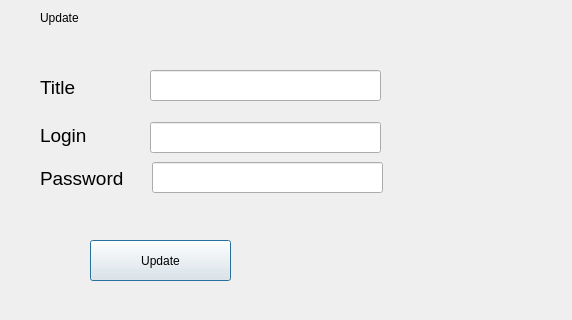
<?xml version="1.0" encoding="UTF-8"?>
<ui version="4.0">
 <class>Dialog</class>
 <widget class="QDialog" name="Dialog">
  <property name="geometry">
   <rect>
    <x>0</x>
    <y>0</y>
    <width>572</width>
    <height>320</height>
   </rect>
  </property>
  <property name="windowTitle">
   <string>Update Enrtry</string>
  </property>
  <widget class="QLabel" name="label">
   <property name="geometry">
    <rect>
     <x>40</x>
     <y>10</y>
     <width>57</width>
     <height>15</height>
    </rect>
   </property>
   <property name="text">
    <string>Update</string>
   </property>
  </widget>
  <widget class="QLabel" name="label_2">
   <property name="geometry">
    <rect>
     <x>40</x>
     <y>170</y>
     <width>91</width>
     <height>16</height>
    </rect>
   </property>
   <property name="font">
    <font>
     <pointsize>14</pointsize>
    </font>
   </property>
   <property name="text">
    <string>Password</string>
   </property>
  </widget>
  <widget class="QLabel" name="label_3">
   <property name="geometry">
    <rect>
     <x>40</x>
     <y>80</y>
     <width>57</width>
     <height>15</height>
    </rect>
   </property>
   <property name="font">
    <font>
     <pointsize>14</pointsize>
    </font>
   </property>
   <property name="text">
    <string>Title</string>
   </property>
  </widget>
  <widget class="QPushButton" name="update_button">
   <property name="geometry">
    <rect>
     <x>90</x>
     <y>240</y>
     <width>141</width>
     <height>41</height>
    </rect>
   </property>
   <property name="text">
    <string>Update</string>
   </property>
  </widget>
  <widget class="QLabel" name="label_4">
   <property name="geometry">
    <rect>
     <x>40</x>
     <y>120</y>
     <width>57</width>
     <height>31</height>
    </rect>
   </property>
   <property name="font">
    <font>
     <pointsize>14</pointsize>
    </font>
   </property>
   <property name="text">
    <string>Login</string>
   </property>
  </widget>
  <widget class="QLineEdit" name="title_input">
   <property name="geometry">
    <rect>
     <x>150</x>
     <y>70</y>
     <width>231</width>
     <height>31</height>
    </rect>
   </property>
  </widget>
  <widget class="QLineEdit" name="login_input">
   <property name="geometry">
    <rect>
     <x>150</x>
     <y>122</y>
     <width>231</width>
     <height>31</height>
    </rect>
   </property>
  </widget>
  <widget class="QLineEdit" name="password_input">
   <property name="geometry">
    <rect>
     <x>152</x>
     <y>162</y>
     <width>231</width>
     <height>31</height>
    </rect>
   </property>
  </widget>
 </widget>
 <resources/>
 <connections/>
</ui>
